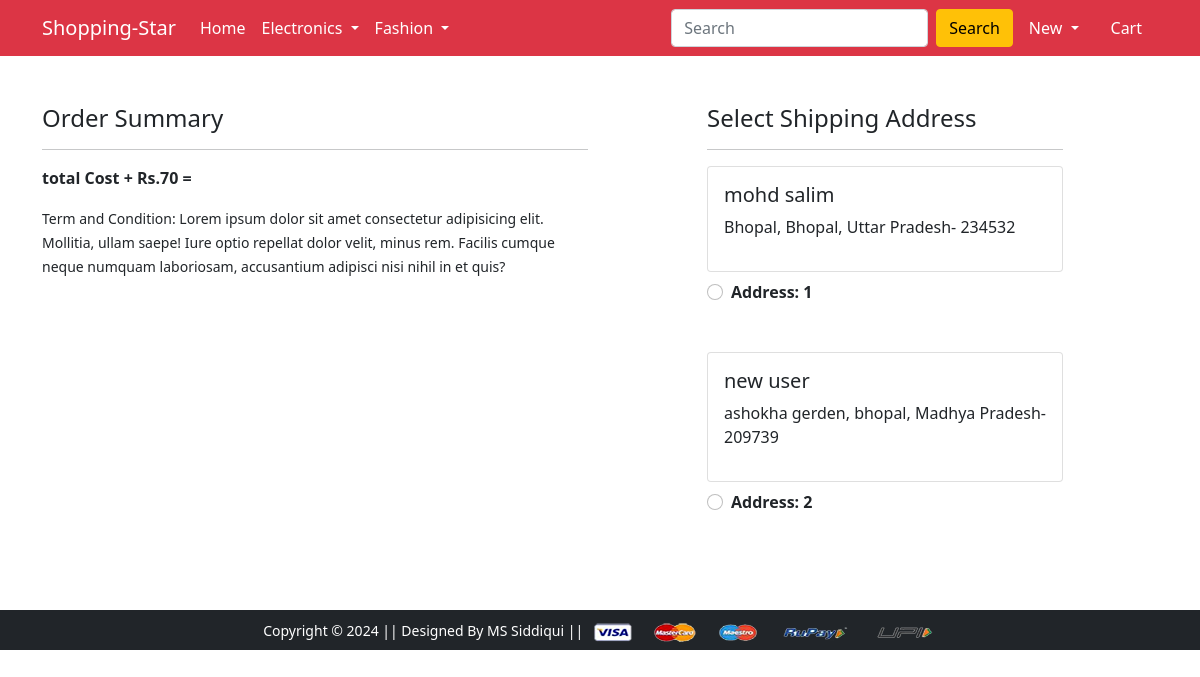
/checkout/ (signed in), run on the app's committed database.
### app/models.py (models this page shows, shortened)
class Customer(models.Model):
 user = models.ForeignKey(User, on_delete=models.CASCADE)
 name = models.CharField(max_length=200)
 locality = models.CharField(max_length=200)
 city = models.CharField(max_length=50)
 zipcode = models.IntegerField()
 state = models.CharField(choices=STATE_CHOICES, max_length=50)

### app/views.py (the view)
# urls.py: path('checkout/', views.checkout, name='checkout'),
@login_required
def checkout(request):
	user = request.user
	add = Customer.objects.filter(user=user)
	cart_items = Cart.objects.filter(user=request.user)
	return render(request, 'app/checkout.html', {'add':add, 'cart_items':cart_items})

### app/templates/app/checkout.html (shortened to what this page needs)
{% extends 'app/base.html' %}
{% load static %}
{% block main-content %}
<div class="container">
  <div class="row mt-5">
    <div class="col-sm-6">
      <h4>Order Summary</h4>
      <hr>
      <p class="fw-bold">total Cost + Rs.70 = {{totalamount}}</p>
      <small>Term and Condition: Lorem ipsum dolor sit amet consectetur adipisicing elit. Mollitia, ullam saepe! Iure
        optio repellat dolor velit, minus rem. Facilis cumque neque numquam laboriosam, accusantium adipisci nisi nihil
        in et quis?</small>
    </div>
    <div class="col-sm-4 offset-sm-1">
      <h4>Select Shipping Address</h4>
      <hr>
      <form action="/paymentdone" id="myform">
        {% for ad in add %}
        <div class="card">
          <div class="card-body">
            <h5>{{ad.name}}</h5>
            <p>{{ad.locality}}, {{ad.city}}, {{ad.state}}- {{ad.zipcode}}</p>
          </div>
        </div>
        <div class="form-check mt-2 mb-5">
          <input class="form-check-input" type="radio" name="custid" id="custadd{{forloop.counter}}" value="{{ad.id}}">
          <label class="form-check-label fw-bold" for="custadd{{forloop.counter}}">
            Address: {{ forloop.counter }} </label>
        </div>
        {% endfor %}
      </form>
    </div>
  </div>
</div>
{% endblock main-content %}

### app/templates/app/base.html (shortened to what this page needs)
<!doctype html>
{% load static %}
<html lang="en">
  <head>
    <link href="https://cdn.jsdelivr.net/npm/bootstrap@5.0.0-beta1/dist/css/bootstrap.min.css" rel="stylesheet">
    <link rel="stylesheet" href="{% static 'app/css/owl.carousel.min.css' %}">
    <link rel="stylesheet" href="{% static 'app/css/all.min.css' %}">
    <link rel="stylesheet" href="{% static 'app/css/style.css' %}">
  </head>
  <body>
    <nav class="navbar navbar-expand-lg navbar-dark bg-danger">
     <div class="container">
       <a class="navbar-brand" href="/">Shopping-Star</a>
       <div class="collapse navbar-collapse" id="navbarSupportedContent">
         <ul class="navbar-nav me-auto mb-2 mb-lg-0">
           <li class="nav-item">
             <a class="nav-link active" aria-current="page" href="/">Home</a>
           </li>
           <li class="nav-item dropdown">
             <a class="nav-link dropdown-toggle text-white" href="#" id="electronicsDropdown" role="button" data-bs-toggle="dropdown" aria-expanded="false">
               Electronics
             </a>
           </li>
           <li class="nav-item dropdown">
             <a class="nav-link dropdown-toggle text-white" href="#" id="fashionDropdown" role="button" data-bs-toggle="dropdown" aria-expanded="false">
               Fashion
             </a>
           </li>
         </ul>
         <form class="d-flex">
           <input class="form-control me-2" type="search" placeholder="Search" aria-label="Search">
           <button class="btn btn-warning" type="submit">Search</button>
         </form>
         <div>
          <ul class="navbar-nav me-auto mb-2 mb-lg-0">
          {% if request.user.is_authenticated %}
           <li class="nav-item dropdown mx-2">
              <a class="nav-link dropdown-toggle text-white" href="#" id="profileDropdown" role="button" data-bs-toggle="dropdown" aria-expanded="false">
                {{request.user.username|capfirst}}
              </a>
            </li>
            <li class="nav-item mx-2">
              <a href="{% url 'showcart' %}" class="nav-link text-white"> Cart </a>
            </li>
            {% endif %}
          </ul>
         </div>
       </div>
     </div>
    </nav>
    {% block main-content %} {% endblock main-content %}
    <footer class="container-fluid bg-dark text-center p-2 mt-5">
        <small class="text-white">Copyright &copy; 2024 || Designed By MS Siddiqui || </small>
        <img src="{% static 'app/images/payment.png' %}" alt="" srcset="" class="img-fluid" height="2px">
    </footer>
  </body>
</html>

### data on the page
Customer: name "mohd salim", locality "Bhopal", city "Bhopal", state "Uttar Pradesh", zipcode "234532"
Customer: name "new user", locality "ashokha gerden", city "bhopal", state "Madhya Pradesh", zipcode "209739"

### other printed values
{{ request.user.username|capfirst }} "New"
